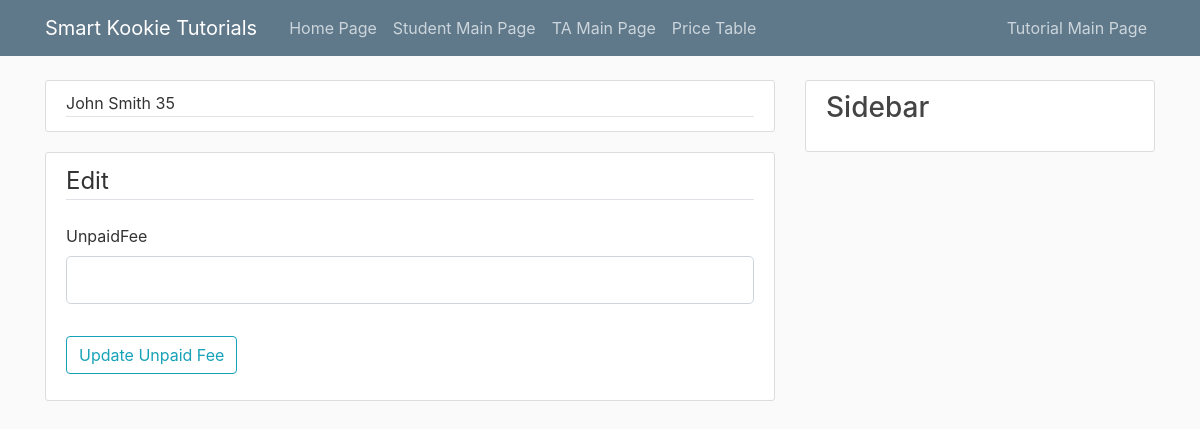
The app's page /showSpecificStudentInfo/stuUnpaidFee/johnsmith@gmail.com with its own data.
### tables this page shows
CREATE TABLE Student(	email		CHAR(255)	NOT NULL,	firstName	CHAR(255)	NOT NULL,	middleName	CHAR(255),	lastName	CHAR(255)	NOT NULL,	grade		CHAR(255),		cellPhone	CHAR(255)	NOT NULL,	address CHAR(255), DOB INT(8)	,UnpaidFee	DECIMAL(255)	NOT NULL,	PRIMARY KEY (email));

### flaskStudentInfoDB.py (the view, shortened to what this page needs)
@app.route("/showSpecificStudentInfo/stuUnpaidFee/<string:email>", methods=['GET', 'POST'])
def stuUnpaidFee(email):
    form = StudentUnpaidFee()
    conn = sqlite3.connect('blog.db')
    conn.row_factory = dict_factory
    c = conn.cursor()
    c.execute("PRAGMA foreign_keys=ON")
    query = "SELECT * FROM Student WHERE email = '"
    query = query + email + "';"
    c.execute(query)
    posts = c.fetchall()
    return render_template('stuUnpaidFee.html', posts=posts, form=form)

### forms.py
class StudentUnpaidFee(FlaskForm):
    studentUnpaidFee = DecimalField('UnpaidFee')
    submit = SubmitField('Update Unpaid Fee')

### flaskStudentInfoDB.py (called while the page is built)
def dict_factory(cursor, row):
    d = {}
    for idx, col in enumerate(cursor.description):
        d[col[0]] = row[idx]
    return d

### templates/stuUnpaidFee.html (shortened to what this page needs)
{% extends "layout.html" %}
{% block content %}
{% for post in posts %}
<article class="media content-section">
            <div class="media-body">
              <div class="article-metadata">
                  <a class="mr-0">{{post.firstName}}</a>
                  <a class="mr-0">{{post.lastName}}</a>
                  <a class="mr-0">{{post.UnpaidFee}}</a>
              </div>
            </div>
</article>
{% endfor %}
<div class="content-section" xmlns="http://www.w3.org/1999/html">
    <form method="POST" action="">
        <fieldset class="form-group">
            <legend class="border-bottom mb-4">Edit</legend>
            <div class="form-group">
                {{ form.studentUnpaidFee.label(class="form-control-label") }}
                {% if form.studentUnpaidFee.errors %}
                    {{ form.studentUnpaidFee(class="form-control form-control-lg is-invalid") }}
                    <div class="invalid-feedback">
                        {% for error in form.studentUnpaidFee.errors %}
                            <span>{{ error }}</span>
                        {% endfor %}
                    </div>
                {% else %}
                    {{ form.studentUnpaidFee(class="form-control form-control-lg") }}
                {% endif %}
            </div>
        </fieldset>
        <div class="form-group">
            {{ form.submit(class="btn btn-outline-info") }}
        </div>
    </form>
</div>
{% endblock content %}

### static/main.css (style rules this page uses)
body { background: #fafafa; color: #333333; margin-top: 5rem; }
.content-section { background: #ffffff; padding: 10px 20px; border: 1px solid #dddddd; border-radius: 3px; margin-bottom: 20px; }
.article-metadata { padding-bottom: 1px; margin-bottom: 4px; border-bottom: 1px solid #e3e3e3 }

### records on screen
Student: firstName "John", lastName "Smith", UnpaidFee "35"
